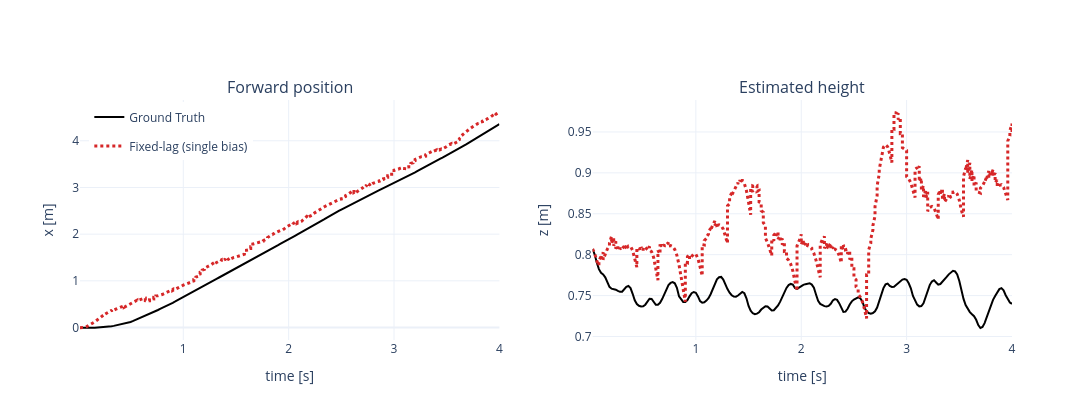

Notebook code cell kept with this figure:
### Code cell
fig = make_subplots(rows=1, cols=2, subplot_titles=("Forward position", "Estimated height"))

# Plot ground truth first (as reference)
if GROUND_TRUTH:
    gt_times = np.array([row["timestamp_s"] for row in GROUND_TRUTH])
    gt_xs = np.array([row["x"] for row in GROUND_TRUTH])
    gt_zs = np.array([row["z"] for row in GROUND_TRUTH])
    gt_line = dict(color="black", width=2, dash="solid")
    fig.add_trace(go.Scatter(x=gt_times, y=gt_xs, mode="lines", name="Ground Truth", 
                             line=gt_line, legendgroup="gt"), row=1, col=1)
    fig.add_trace(go.Scatter(x=gt_times, y=gt_zs, mode="lines", name="Ground Truth", 
                             line=gt_line, legendgroup="gt", showlegend=False), row=1, col=2)

# Plot estimator results
for variant, result in DISPLAY_RESULTS.items():
    trajectory = result["trajectory"]
    times = np.array([row["timestamp_s"] for row in trajectory])
    xs = np.array([row["x"] for row in trajectory])
    zs = np.array([row["z"] for row in trajectory])
    line = dict(color=COLORS[variant], width=3, dash=LINE_STYLES[variant])
    fig.add_trace(go.Scatter(x=times, y=xs, mode="lines", name=LABELS[variant], line=line, legendgroup=variant), row=1, col=1)
    fig.add_trace(go.Scatter(x=times, y=zs, mode="lines", name=LABELS[variant], line=line, legendgroup=variant, showlegend=False), row=1, col=2)

fig.update_xaxes(title_text="time [s]", row=1, col=1)
fig.update_xaxes(title_text="time [s]", row=1, col=2)
fig.update_yaxes(title_text="x [m]", row=1, col=1)
fig.update_yaxes(title_text="z [m]", row=1, col=2)
fig.update_layout(height=420, width=1100, template="plotly_white", legend=dict(x=0.01, y=0.99))
fig.show()

### Figure 1 — Plotly figure (JSON) as saved in the notebook; plotly's stock layout.template omitted (floating-point values rounded to 4 significant figures; data arrays with more than 128 entries replaced by an {"elided": "..."} marker saying what was removed)
{"data": [{"legendgroup": "gt", "line": {"color": "black", "dash": "solid", "width": 2}, "mode": "lines", "name": "Ground Truth", "type": "scatter", "x": {"elided": "200 float values"}, "xaxis": "x", "y": {"elided": "200 float values"}, "yaxis": "y"}, {"legendgroup": "gt", "line": {"color": "black", "dash": "solid", "width": 2}, "mode": "lines", "name": "Ground Truth", "showlegend": false, "type": "scatter", "x": {"elided": "200 float values"}, "xaxis": "x2", "y": {"elided": "200 float values"}, "yaxis": "y2"}, {"legendgroup": "fixed_lag_single_bias", "line": {"color": "#d62728", "dash": "dot", "width": 3}, "mode": "lines", "name": "Fixed-lag (single bias)", "type": "scatter", "x": {"elided": "354 float values"}, "xaxis": "x", "y": {"elided": "354 float values"}, "yaxis": "y"}, {"legendgroup": "fixed_lag_single_bias", "line": {"color": "#d62728", "dash": "dot", "width": 3}, "mode": "lines", "name": "Fixed-lag (single bias)", "showlegend": false, "type": "scatter", "x": {"elided": "354 float values"}, "xaxis": "x2", "y": {"elided": "354 float values"}, "yaxis": "y2"}], "layout": {"annotations": [{"font": {"size": 16}, "showarrow": false, "text": "Forward position", "x": 0.225, "xanchor": "center", "xref": "paper", "y": 1, "yanchor": "bottom", "yref": "paper"}, {"font": {"size": 16}, "showarrow": false, "text": "Estimated height", "x": 0.775, "xanchor": "center", "xref": "paper", "y": 1, "yanchor": "bottom", "yref": "paper"}], "height": 420, "legend": {"x": 0.01, "y": 0.99}, "width": 1100, "xaxis": {"anchor": "y", "domain": [0, 0.45], "title": {"text": "time [s]"}}, "xaxis2": {"anchor": "y2", "domain": [0.55, 1], "title": {"text": "time [s]"}}, "yaxis": {"anchor": "x", "domain": [0, 1], "title": {"text": "x [m]"}}, "yaxis2": {"anchor": "x2", "domain": [0, 1], "title": {"text": "z [m]"}}}}
